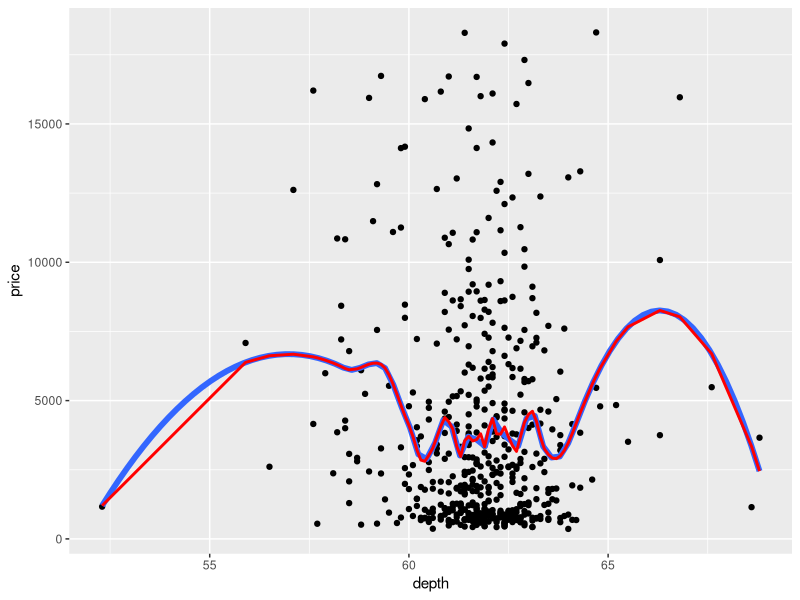

Generate this figure with R:
library(tidyverse)
library(broom)

data("diamonds")
set.seed(76)
diamonds <- diamonds %>%
  sample_n(500)

# Fit model: What do you think span does?
span <- 0.2
model_loess <- loess(price ~ depth, diamonds, span=span)

# Get augmented data set: price, depth, .fitted, etc
diamonds_augmented <- model_loess %>%
  augment() %>%
  tbl_df()
diamonds_augmented

ggplot(data=diamonds_augmented, aes(x=depth)) +
  # plot points:
  geom_point(aes(y=price)) +
  # show default ggplot2::geom_smooth() output:
  geom_smooth(aes(y=price), se=FALSE, span=span, size=2) +
  # same as loess() fitted values
  geom_line(aes(y=.fitted), col="red", size=1)

# In fact, geom_smooth() uses loess() as the default smoother when we have less
# than 1000 observations. See Arguments -> method in the following help file:
?geom_smooth
